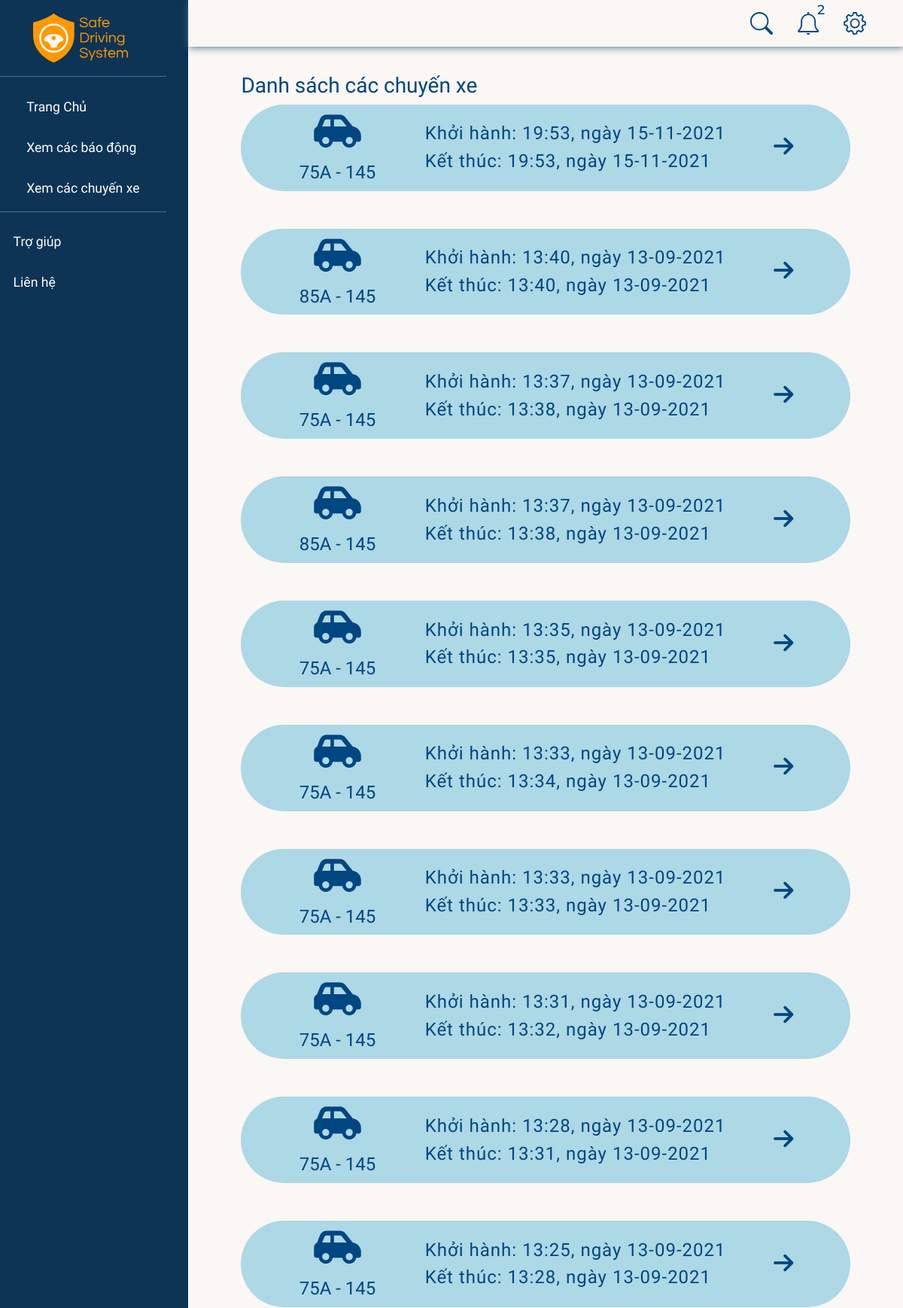
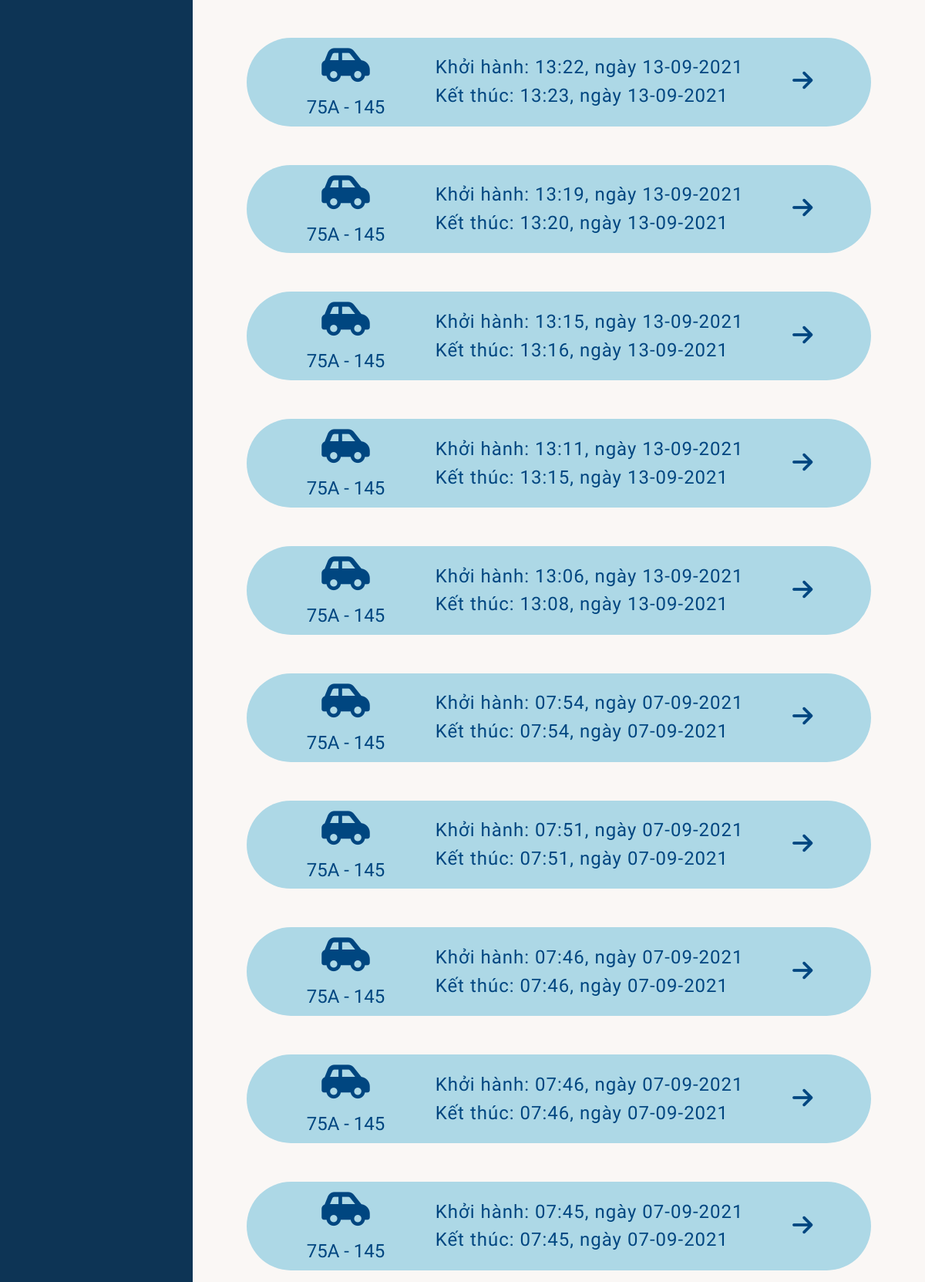
/drive/ (signed in, upper part), run on the app's committed database (2 pictures, top to bottom).
### realtime/models.py (models this page shows, shortened)
class Drive(models.Model):
    STATUS = (
        ("ongoing", "ongoing"),
        ("ended", "ended"),
    )
    device = models.ForeignKey(RaspDevice, null=True, on_delete=models.CASCADE)
    startTime = models.DateTimeField(null=True)
    status = models.CharField(max_length=20, choices=STATUS)
    endTime = models.DateTimeField(null=True)

### accounts/models.py (models this page shows, shortened)
class RaspDevice(models.Model):
    class Meta:
        constraints = [
            models.UniqueConstraint(fields=["password"], name="password"),
        ]
    STATUS = (
        ("online", "online"),
        ("offline", "offline"),
    )
    name = models.CharField(max_length=50)
    car = models.OneToOneField(Car, null=True, on_delete=models.SET_NULL, blank=True)
    status = models.CharField(
        max_length=50, null=True, blank=True, choices=STATUS, default="offline"
    )
    password = models.CharField(max_length=8, null=True, blank=True)
    dateAdded = models.DateTimeField(auto_now_add=True)
    company = models.ForeignKey(Company, null=True, blank=True, on_delete=models.CASCADE)

class Car(models.Model):
    class Meta:
        constraints = [
            models.UniqueConstraint(fields=["licensePlate"], name="licensePlate"),
        ]
    name = models.CharField(max_length=50)
    licensePlate = models.CharField(max_length=20, null=True)
    boughtDate = models.DateTimeField(auto_now_add=True, null=True)
    company = models.ForeignKey(Company, null=True, on_delete=models.CASCADE)

### realtime/views.py (the view)
# urls.py: path("", views.drives, name="drives"),
@login_required(login_url="/")
def drives(request):
    company = request.user.profile.company
    drs = Drive.objects.filter(device__company=company).order_by('-startTime')
    searchKey = request.GET.get("search-key")
    if searchKey != '' and searchKey is not None:
        drs = drs.filter(device__car__licensePlate__icontains=searchKey)
    lastestAlerts, unreadCounts = getNotifications(company)
    context = {'drs': drs, "notifications": lastestAlerts, "unreadNotis": unreadCounts}
    return render(request, "drives.html", context)

### accounts/views.py (called while the page is built)
def getNotifications(company):
    lastestAlerts = Alert.objects.filter(drive__device__company=company).order_by('-timeOccured')[:5]
    unreadCounts = 0
    for alert in lastestAlerts:
        unreadCounts = (unreadCounts + 1) if not alert.isRead else unreadCounts
    return lastestAlerts, unreadCounts

### realtime/templates/drives.html (shortened to what this page needs)
{% extends 'base.html' %}
{% load static %}
{% block modal %}
{% include 'sidebar.html' %}
{% endblock modal %}
{% block content %}
{% include 'navbar-search.html' %}
<div class="content-container">
    <h3>Danh sách các chuyến xe</h3>
    <div class="drive-wrapper">
        {% for drive in drs %}
        <div
            style="
                {% if drive.endTime %}
                background: lightblue;
                {% else%}
                background: rgba(123, 217, 108, 0.4);
                {% endif %}
                margin-bottom: 50px;"
            class="driver-container"
            id="{{ drive.id }}"
            {% if drive.endTime %}
            online="0"
            {% else%}
            online="1"
            {% endif %}
        >
            <br>
            <div class="driver-container__info">
                <i class="fas fa-car-side"></i>
                {% if drive.device.car %}
                <h3> {{ drive.device.car.licensePlate }} </h3>
                {% else %}
                <h3> Xe không xác định </h3>
                {% endif %}
            </div>
            <div class="driver-container__time">
                <h3>
                    Khởi hành:
                    {{ drive.startTime.time }}, ngày {{ drive.startTime.date }}
                </h3>
                {% if drive.endTime %}
                <h3>
                    Kết thúc:
                    {{ drive.endTime.time }}, ngày {{ drive.endTime.date }}
                </h3>
                {% else %}
                <h3>Xe dang hoat dong</h3>
                {% endif %}
            </div>
            <a href="{% url 'driveDetail' drive.id  %}">
                <i style="transform: rotate(90deg);" class="fas fa-arrow-up"></i>
            </a>
            <br>
        </div>
        {% endfor %}
    </div>
</div>
{% endblock content %}

### static/css/main.css (style rules this page uses)
:root { --bg-color: #FAF7F5; --navy: #004680; --dark-navy: #002A4D; --black-pearl: #001E37; --yellow: #FF9800; --selective-yellow: #FFB800; --amber: #FFBE0F; --vivid-orange: #EB5E0B; --green: #7BD96C; --red: #F15E5E; --cyan-blue: #649DCC; --font1: 'Montserrat', sans-serif; --font2: 'Questrial', sans-serif; --font3: 'Raleway', sans-serif; --video-ratio: calc(16 / 9); }
*, *::before, *::after { box-sizing: border-box; outline: none; }
body { margin: 0; padding: 0; background-color: var(--bg-color); font-family: var(--font2); font-size: 1.1rem; color: var(--navy); min-height: 100vh; }

### static/css/content.css (style rules this page uses)
.wrapper { display: flex; width: 100%; align-items: stretch; }
.content-container { padding: 2em 4em; background: var(--bg-color); }

### realtime/templates/drives.html (style rules this page uses)
.driver-container { display: flex; align-items: center; justify-content: space-between; padding: 10px 20px; border-radius: 1000px; }
.driver-container h3 { margin: 0; padding: 0; font-size: 18px; }
.driver-container__info { display: flex; flex-direction: column; align-items: center; justify-content: center; }
.driver-container__info i { font-size: 50px; margin-bottom: 1rem; }
.driver-container__info h3 { font-size: 1.5rem; }
.driver-container__time h3 { font-size: 1.5rem; letter-spacing: 1px; margin: .5rem; }
.driver-container a { text-decoration: none; }
.driver-container .fa-arrow-up { font-size: 30px; color: var(--navy) }

### data on the page
Drive: device.car.licensePlate "75A - 145", startTime.time "19:53", startTime "15-11-2021", endTime.time "19:53", endTime "15-11-2021"
Drive: device.car.licensePlate "85A - 145", startTime.time "13:40", startTime "13-09-2021", endTime.time "13:40", endTime "13-09-2021"
Drive: device.car.licensePlate "75A - 145", startTime.time "13:37", startTime "13-09-2021", endTime.time "13:38", endTime "13-09-2021"
Drive: device.car.licensePlate "85A - 145", startTime.time "13:37", startTime "13-09-2021", endTime.time "13:38", endTime "13-09-2021"
Drive: device.car.licensePlate "75A - 145", startTime.time "13:35", startTime "13-09-2021", endTime.time "13:35", endTime "13-09-2021"
Drive: device.car.licensePlate "75A - 145", startTime.time "13:33", startTime "13-09-2021", endTime.time "13:34", endTime "13-09-2021"
Drive: device.car.licensePlate "75A - 145", startTime.time "13:33", startTime "13-09-2021", endTime.time "13:33", endTime "13-09-2021"
Drive: device.car.licensePlate "75A - 145", startTime.time "13:31", startTime "13-09-2021", endTime.time "13:32", endTime "13-09-2021"
Drive: device.car.licensePlate "75A - 145", startTime.time "13:28", startTime "13-09-2021", endTime.time "13:31", endTime "13-09-2021"
Drive: device.car.licensePlate "75A - 145", startTime.time "13:25", startTime "13-09-2021", endTime.time "13:28", endTime "13-09-2021"
Drive: device.car.licensePlate "75A - 145", startTime.time "13:22", startTime "13-09-2021", endTime.time "13:23", endTime "13-09-2021"
Drive: device.car.licensePlate "75A - 145", startTime.time "13:19", startTime "13-09-2021", endTime.time "13:20", endTime "13-09-2021"
Drive: device.car.licensePlate "75A - 145", startTime.time "13:15", startTime "13-09-2021", endTime.time "13:16", endTime "13-09-2021"
Drive: device.car.licensePlate "75A - 145", startTime.time "13:11", startTime "13-09-2021", endTime.time "13:15", endTime "13-09-2021"
Drive: device.car.licensePlate "75A - 145", startTime.time "13:06", startTime "13-09-2021", endTime.time "13:08", endTime "13-09-2021"
Drive: device.car.licensePlate "75A - 145", startTime.time "07:54", startTime "07-09-2021", endTime.time "07:54", endTime "07-09-2021"
Drive: device.car.licensePlate "75A - 145", startTime.time "07:51", startTime "07-09-2021", endTime.time "07:51", endTime "07-09-2021"
Drive: device.car.licensePlate "75A - 145", startTime.time "07:46", startTime "07-09-2021", endTime.time "07:46", endTime "07-09-2021"
Drive: device.car.licensePlate "75A - 145", startTime.time "07:46", startTime "07-09-2021", endTime.time "07:46", endTime "07-09-2021"
Drive: device.car.licensePlate "75A - 145", startTime.time "07:45", startTime "07-09-2021", endTime.time "07:45", endTime "07-09-2021"

### other printed values
{{ unreadNotis }} "2"
